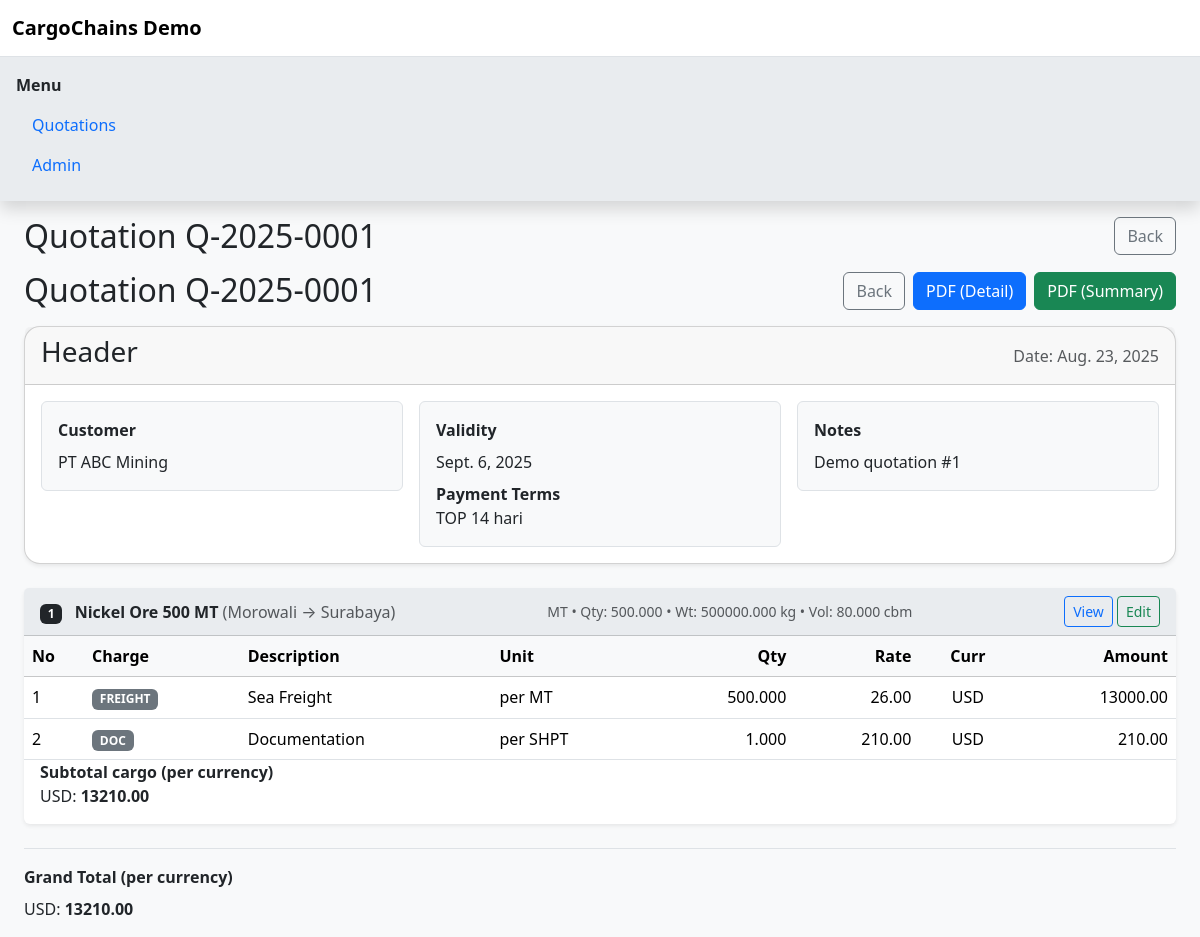
/sales/quotations/18/, run on the app's committed database.
### sales/models.py (models this page shows, shortened)
class Quotation(models.Model):
    number = models.CharField(max_length=30, unique=True, blank=True)
    date = models.DateField()
    customer = models.ForeignKey("partners.Customer", on_delete=models.PROTECT)
    validity_date = models.DateField(null=True, blank=True)
    payment_terms = models.CharField(max_length=100, blank=True)
    notes = models.TextualField if hasattr(models, "TextualField") else models.TextField  # guard untuk IDE
    notes = models.TextField(blank=True)
    @property
    def totals_by_currency(self):
        return (CargoCharge.objects
                .filter(cargo__quotation=self)
                .values("currency")
                .annotate(total=Sum("amount"))
                .order_by("currency"))

class Cargo(models.Model):
    quotation = models.ForeignKey(Quotation, related_name="cargos", on_delete=models.CASCADE)
    description = models.CharField(max_length=200)
    package_type = models.CharField(max_length=50, blank=True)   # CTN/PLT/BAG/LOOSE
    qty = models.DecimalField(max_digits=12, decimal_places=3, default=1)
    weight_kg = models.DecimalField(max_digits=12, decimal_places=3, default=0)
    volume_cbm = models.DecimalField(max_digits=12, decimal_places=3, default=0)
    origin = models.CharField(max_length=100)
    destination = models.CharField(max_length=100)
    extra_notes = models.TextField(blank=True)
    shipper = models.CharField(max_length=200, blank=True)
    consignee = models.CharField(max_length=200, blank=True)
    notify_party = models.CharField(max_length=200, blank=True)
    def totals_by_currency(self):
        return (self.charges.values("currency")
                .annotate(total=Sum("amount"))
                .order_by("currency"))

class CargoCharge(models.Model):
    CHARGE_CHOICES = [
        ("FREIGHT","FREIGHT"),
        ("ORIGIN","ORIGIN"),
        ("DEST","DEST"),
        ("DOC","DOC"),
        ("OTHER","OTHER"),
    ]
    cargo = models.ForeignKey(Cargo, related_name="charges", on_delete=models.CASCADE)
    charge_type = models.CharField(max_length=20, choices=CHARGE_CHOICES)
    description = models.CharField(max_length=200, blank=True)
    unit = models.CharField(max_length=30, blank=True)           # e.g. per CBM, per KG
    qty = models.DecimalField(max_digits=12, decimal_places=3, default=1)
    rate = models.DecimalField(max_digits=14, decimal_places=4)
    currency = models.CharField(max_length=3, default="USD")
    amount = models.DecimalField(max_digits=14, decimal_places=2, editable=False, default=0)

### partners/models.py (models this page shows)
class Customer(models.Model):
    name = models.CharField(max_length=150)
    email = models.EmailField(blank=True, null=True)
    phone = models.CharField(max_length=50, blank=True, null=True)
    address = models.TextField(blank=True, null=True)
    def __str__(self):
        return self.name

### sales/views.py (the view)
# urls.py: path("quotations/<int:pk>/", views.QuotationDetailView.as_view(), name="quotation_detail"),
class QuotationDetailView(DetailView):
    model = Quotation
    template_name = "sales/quotation_detail.html"
    context_object_name = "quotation"

### sales/templates/sales/quotation_detail.html (shortened to what this page needs)
{% extends "base.html" %}
{% load humanize %}
{% block content %}
<div class="container-fluid">
  <div class="d-flex justify-content-between align-items-center mb-3">
    <h2 class="mb-0">Quotation {{ quotation.number }}</h2>
    <a class="btn btn-outline-secondary" href="{% url 'sales:quotation_list' %}">Back</a>
  </div>
  <div class="d-flex justify-content-between align-items-center mb-3">
  <h2 class="mb-0">Quotation {{ quotation.number }}</h2>
  <div class="d-flex gap-2">
    <a class="btn btn-outline-secondary" href="{% url 'sales:quotation_list' %}">Back</a>
    <a class="btn btn-primary" target="_blank"
       href="{% url 'sales:quotation_pdf' quotation.pk %}?mode=detail">
       PDF (Detail)
    </a>
    <a class="btn btn-success" target="_blank"
       href="{% url 'sales:quotation_pdf' quotation.pk %}?mode=summary">
       PDF (Summary)
    </a>
  </div>
</div>
  <div class="card shadow-sm rounded-2xl mb-4">
    <div class="card-header d-flex justify-content-between align-items-center">
      <h3 class="card-title">Header</h3>
      <span class="text-body-secondary">Date: {{ quotation.date }}</span>
    </div>
    <div class="card-body">
      <div class="row g-3">
        <div class="col-md-4">
          <div class="border p-3 rounded bg-body-tertiary">
            <div class="fw-bold mb-2">Customer</div>
            <div>{{ quotation.customer }}</div>
          </div>
        </div>
        <div class="col-md-4">
          <div class="border p-3 rounded bg-body-tertiary">
            <div class="fw-bold mb-2">Validity</div>
            <div>{{ quotation.validity_date|default:"-" }}</div>
            <div class="fw-bold mt-2">Payment Terms</div>
            <div>{{ quotation.payment_terms|default:"-" }}</div>
          </div>
        </div>
        <div class="col-md-4">
          {% if quotation.notes %}
          <div class="border p-3 rounded bg-body-tertiary">
            <div class="fw-bold mb-2">Notes</div>
            <div class="text-pre-wrap">{{ quotation.notes }}</div>
          </div>
          {% endif %}
        </div>
      </div>
    </div>
  </div>
  {% for cargo in quotation.cargos.all %}
  <div class="card mb-4 border-0 shadow-sm">
    <div class="card-header bg-body-secondary">
      <div class="d-flex justify-content-between align-items-center">
        <div>
          <span class="badge text-bg-dark me-2">{{ forloop.counter }}</span>
          <strong>{{ cargo.description }}</strong>
          <span class="text-body-secondary">({{ cargo.origin }} → {{ cargo.destination }})</span>
        </div>
        <div class="text-body-secondary small">
          {% if cargo.package_type %}{{ cargo.package_type }} • {% endif %}
          {% if cargo.qty %}Qty: {{ cargo.qty|floatformat:3 }} • {% endif %}
          {% if cargo.weight_kg %}Wt: {{ cargo.weight_kg|floatformat:3 }} kg • {% endif %}
          {% if cargo.volume_cbm %}Vol: {{ cargo.volume_cbm|floatformat:3 }} cbm{% endif %}
        </div>
              <div>
          <a class="btn btn-sm btn-outline-primary" href="{% url 'sales:cargo_detail' cargo.pk %}">View</a>
          <a class="btn btn-sm btn-outline-success" href="{% url 'sales:cargo_edit' cargo.pk %}">Edit</a>
        </div>
      </div>
    </div>
    <div class="card-body p-0">
      <div class="table-responsive">
        <table class="table table-hover mb-0 align-middle">
          <thead class="table-light">
            <tr>
              <th style="width:60px;">No</th>
              <th>Charge</th>
              <th>Description</th>
              <th>Unit</th>
              <th class="text-end">Qty</th>
              <th class="text-end">Rate</th>
              <th class="text-center">Curr</th>
              <th class="text-end">Amount</th>
            </tr>
          </thead>
          <tbody>
            {% for line in cargo.charges.all %}
            <tr>
              <td>{{ forloop.counter }}</td>
              <td><span class="badge text-bg-secondary">{{ line.charge_type }}</span></td>
              <td>{{ line.description }}</td>
              <td>{{ line.unit }}</td>
              <td class="text-end">{{ line.qty|floatformat:3 }}</td>
              <td class="text-end">{{ line.rate|floatformat:2 }}</td>
              <td class="text-center">{{ line.currency }}</td>
              <td class="text-end">{{ line.amount|floatformat:2 }}</td>
            </tr>
            {% empty %}
            <tr><td colspan="8" class="text-center text-body-secondary py-3">No charges</td></tr>
            {% endfor %}
          </tbody>
        </table>
      </div>
      <div class="p-3 pt-0">
        <div class="fw-bold">Subtotal cargo (per currency)</div>
        <ul class="list-unstyled mb-0">
          {% for row in cargo.totals_by_currency %}
            <li>{{ row.currency }}: <strong>{{ row.total|floatformat:2 }}</strong></li>
          {% empty %}
            <li class="text-body-secondary">No totals.</li>
          {% endfor %}
        </ul>
      </div>
    </div>
  </div>
  {% empty %}
    <div class="alert alert-secondary">No cargo added.</div>
  {% endfor %}
  <div class="border-top pt-3">
    <div class="fw-bold mb-2">Grand Total (per currency)</div>
    <ul class="list-unstyled mb-0">
      {% for row in quotation.totals_by_currency %}
        <li>{{ row.currency }}: <strong>{{ row.total|floatformat:2 }}</strong></li>
      {% empty %}
        <li class="text-body-secondary">No totals.</li>
      {% endfor %}
    </ul>
  </div>
</div>
{% endblock %}

### sales/templates/base.html (style rules this page uses)
.rounded-2xl { border-radius: 1rem; }
.text-pre-wrap { white-space: pre-wrap; }

### data on the page
Quotation: number "Q-2025-0001", date "Aug. 23, 2025", customer "PT ABC Mining", validity_date "Sept. 6, 2025", payment_terms "TOP 14 hari", notes "Demo quotation #1"
Cargo: description "Nickel Ore 500 MT", origin "Morowali", destination "Surabaya", package_type "MT", qty "500.000", weight_kg "500000.000", volume_cbm "80.000", currency "USD", total "13210.00"
CargoCharge: charge_type "FREIGHT", description "Sea Freight", unit "per MT", qty "500.000", rate "26.00", currency "USD", amount "13000.00"
CargoCharge: charge_type "DOC", description "Documentation", unit "per SHPT", qty "1.000", rate "210.00", currency "USD", amount "210.00"

### other printed values
{{ row.currency }} "USD"
{{ row.total|floatformat:2 }} "13210.00"
